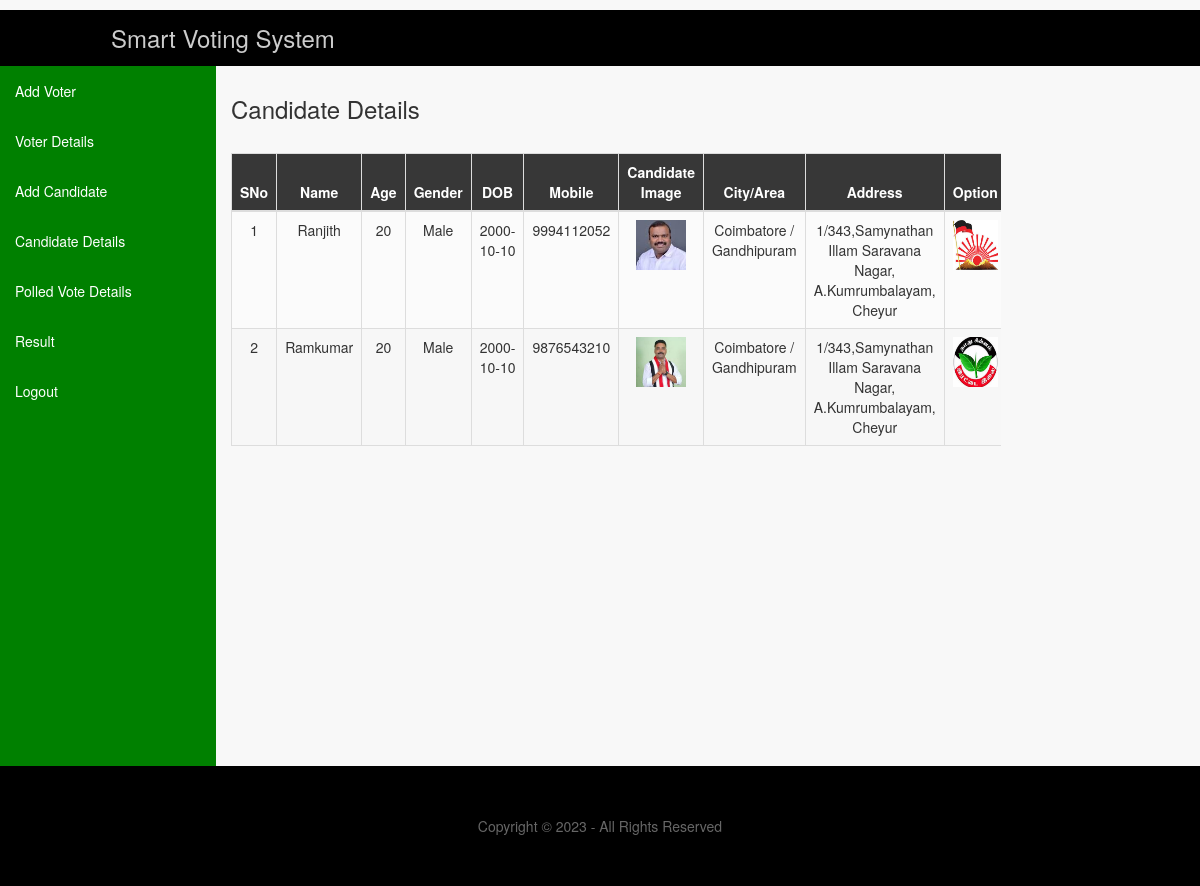
Page /view_candidate/ on the committed database.
### app/models.py (models this page shows, shortened)
class Candidate_Detail(models.Model):
    name = models.CharField(max_length=100)
    email = models.EmailField(max_length=50)
    mobile = models.CharField(max_length=30)
    age = models.CharField(max_length=30)
    dob = models.CharField(max_length=30)
    city = models.CharField(max_length=100)
    area = models.CharField(max_length=200)
    gender = models.CharField(max_length=20)
    address = models.TextField(max_length=1000)
    symbol = models.FileField('Symbol',upload_to='documents/',null=True)
    image = models.FileField('Upload Image',upload_to='documents/',null=True)

### app/views.py (the view)
# urls.py: path('view_candidate/',views.view_candidate,name = 'view_candidate'),
def view_candidate(request):
	row=Candidate_Detail.objects.all().order_by('-id')
	return render(request,'view_candidate.html',{'row':row})

### app/templates/view_candidate.html (shortened to what this page needs)
{% include 'db_header.html' %}
<div class="adminlogin">
<div style="padding-left:0;padding-right:0;width:18%;" class="col-md-2 padding">
		{% include 'menu.html' %}
</div>
<div class="col-md-8">
<h3 style="margin-top:30px;" > Candidate Details</h3>
	<div class="table-responsive ">
		  <table style="margin-top:20px;" class="table table-bordered" >
			<thead style="text-align:center;">
			  <tr style="text-align:center;">
				<th>SNo</th>
				<th> Name</th>
				<th>Age</th>
				<th>Gender</th>
				<th>DOB</th>
				<th>Mobile</th>
				<th>Candidate Image</th>
				<th>City/Area</th>
				<th>Address</th>
				<th>Option</th>
			  </tr>
			</thead>
			<tbody>
			{% for i in row %}
				<tr style="text-align:center;">
					<td>{{forloop.counter}}</td>
					<td>{{i.name}}</td>
					<td>{{i.age}}</td>
					<td>{{i.gender}}</td>
					<td>{{i.dob}}</td>
					<td>{{i.mobile}}</td>
					<td>
					<img src="/media/{{i.image}}" style="width:50px;height: 50px;">
					</td>
					<td>{{i.city}} / {{i.area}}</td>
					<td>{{i.address}}</td>
					<td>
					<img src="/media/{{i.symbol}}" style="width:50px;height: 50px;">
					</td>
				</tr>
				{% endfor %}
		  </tbody>
  </table>
  </div>
</div>
</div>
{% include 'footer.html' %}

### static/layout/styles/layout.css (style rules this page uses)
*, *::before, *::after { transition:all .3s ease-in-out; }
table, th, td { border:1px solid; border-collapse:collapse; vertical-align:top; }
table, th { table-layout:auto; }
table { width:100%; margin-bottom:15px; }
th, td { padding:5px 8px; }
td { border-width:0 1px; }
body { color:#CBCBCB; background-color:#000000; }
table, th, td, #comments .avatar, #comments input, #comments textarea { border-color:#D7D7D7; }
th { color:#FFFFFF; background-color:#373737; }
tr, #comments li, #comments input[type="submit"], #comments input[type="reset"] { color:inherit; background-color:#FBFBFB; }
tr:nth-child(even), #comments li:nth-child(even) { color:inherit; background-color:#F7F7F7; }

### static/css/style.css (style rules this page uses)
body { background:#F8F8F8 ; }

### static/layout/styles/framework.css (style rules this page uses)
html { overflow-y:scroll; overflow-x:hidden; }
html, body { margin:0; padding:0; font-size:14px; line-height:1.6em; }
*, *::before, *::after { box-sizing:border-box; }
img { width:auto; max-width:100%; height:auto; margin:0; padding:0; border:none; line-height:normal; vertical-align:middle; }
body, input, textarea, select { font-family:Verdana, Geneva, sans-serif; }
h1, h2, h3, h4, h5, h6, .heading { font-family:Georgia, "Times New Roman", Times, serif; }
h1, h2, h3, h4, h5, h6, .heading { margin:0 0 20px 0; font-size:22px; line-height:normal; font-weight:normal; text-transform:capitalize; }

### app/templates/db_header.html (style rules this page uses)
.padding { background-color:green; height:700px; }
th { text-align:center; }

### rows in the picture
Candidate_Detail: name "Ranjith", age "20", gender "Male", dob "2000-10-10", mobile "9994112052", image (picture), city "Coimbatore", area "Gandhipuram", address "1/343,Samynathan Illam Saravana Nagar, A.Kumrumbalayam, Cheyur", symbol (picture)
Candidate_Detail: name "Ramkumar", age "20", gender "Male", dob "2000-10-10", mobile "9876543210", image (picture), city "Coimbatore", area "Gandhipuram", address "1/343,Samynathan Illam Saravana Nagar, A.Kumrumbalayam, Cheyur", symbol (picture)
